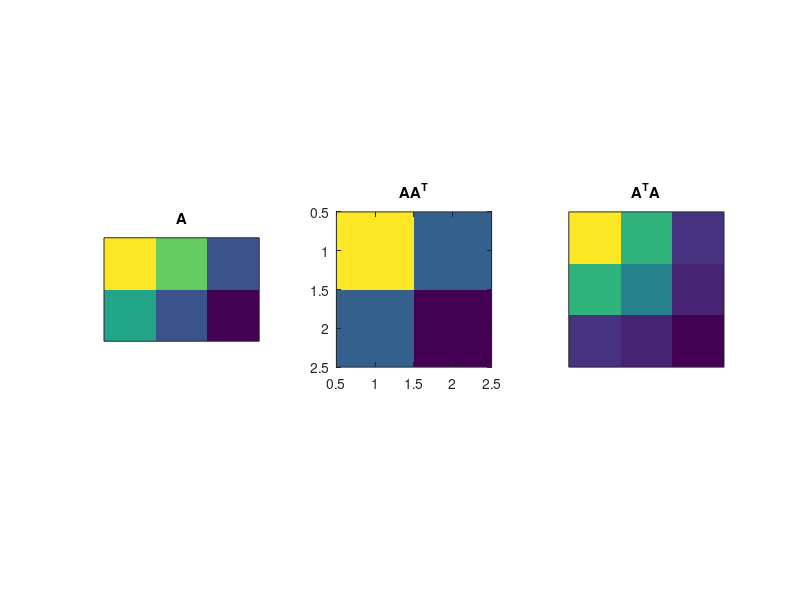

MATLAB code to generate this figure:
close all; clc; clear all;
%%
%     Curso do canal ExataMenteS
%     Aula 6 - Matrizes Simetricas
%     Se inscreva no canal e nos ajude a crescer <3
%     Vamos melhorar o Brasil atráves da tecnologia :)
%     Instrutor: João Pinheiro
%%

% Iniciando uma matriz quadrada
A = [ 31 4 9; 2 12 0; 7 21 4 ];

% Adicionando a transposta
Asim = A + A'; %% Diagonal dobrada

% Mostrar que e uma matriz simetrica
Asim - Asim';

% Ajustar a matriz
Asim = (A + A')/2 %% Diagonal preservada


%%
% Criando matrizes simetricas utilizando a multiplicacao

A = [ 12 9 3; 7 3 0 ];

% Transforme essa matriz em uma matriz quadrada 
% E em uma matriz simetrica, multiplicando pela transposta
Asim1 = A * A';

Asim2 = mtimes(A',A);

% Mostre a simetria
Asim1 - Asim1'; 

Asim2 == Asim2';

% Analise grafica
figure(1), clf
subplot(131)
imagesc(A);
set(gca,'xtick',[],'ytick',[])
title('A'), axis image

subplot(132)
imagesc(Asim1);
title('AA^T'), axis image

subplot(133)
imagesc(Asim2);
set(gca,'xtick',[],'ytick',[])
title('A^TA'), axis image

%%
